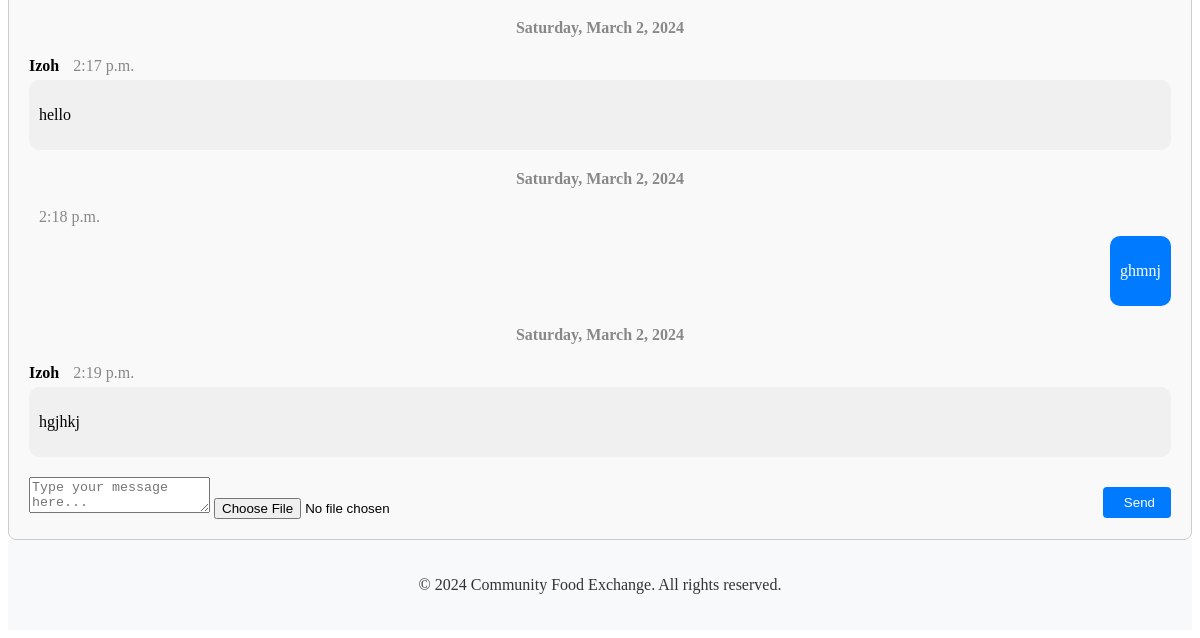
Page /messaging/conversation/7/ (signed in, lower part) on the earlier database version.
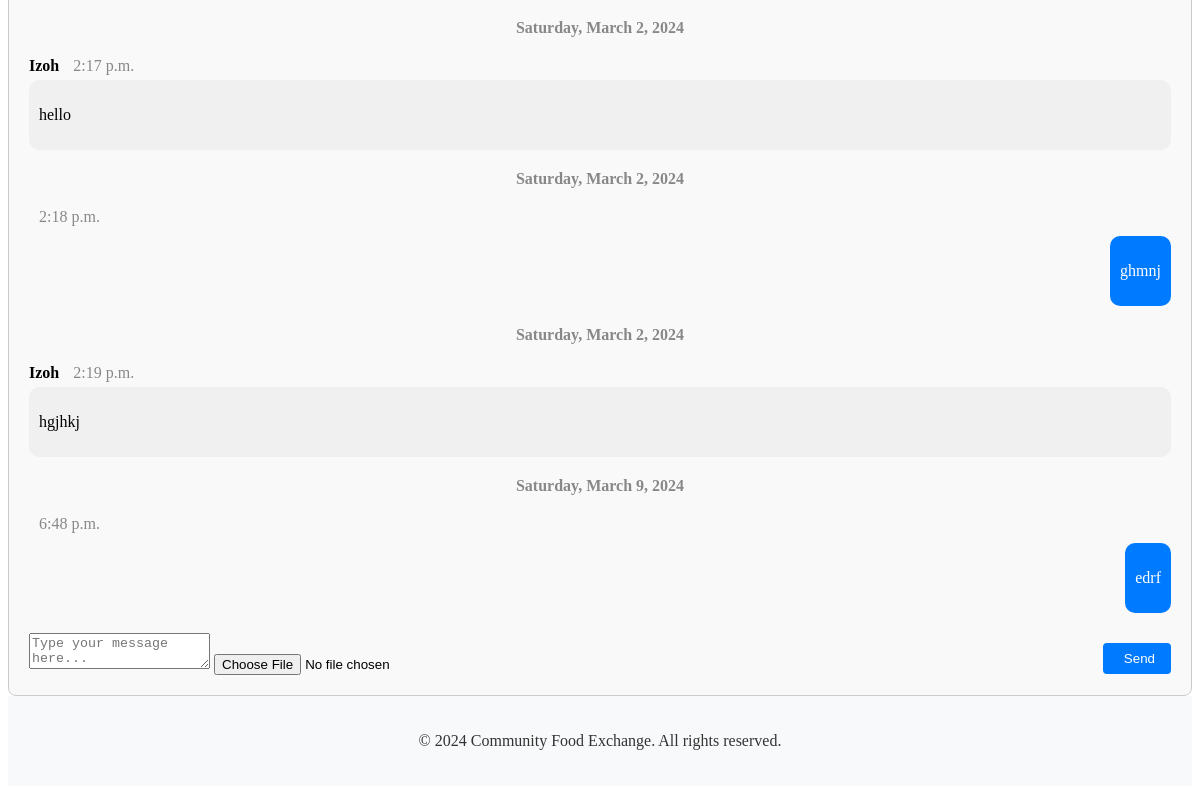
Same page on the later database version.
### messaging/models.py (models this page shows)
class Message(models.Model):
    sender = models.ForeignKey(User, on_delete=models.CASCADE, related_name='sent_messages')
    conversation = models.ForeignKey(Conversation, on_delete=models.CASCADE, related_name='messages')
    content = models.TextField()
    file = models.FileField(upload_to='message_files/', blank=True, null=True)  # Add this line for file attachments
    timestamp = models.DateTimeField(auto_now_add=True)
    is_read = models.BooleanField(default=False)
    MESSAGE_TYPES = (
        ('ER', 'Exchange Request'),
        ('IA', 'Item Added'),
        ('DM', 'Direct Message'),
        ('CM', 'Channel Message'),
    )
    message_type = models.CharField(max_length=2, choices=MESSAGE_TYPES, default='DM')

### messaging/views.py (the view)
# urls.py: path('conversation/<int:conversation_id>/', views.conversation_detail, name='conversation_detail'),
@login_required
def conversation_detail(request, conversation_id):
    conversation = get_object_or_404(Conversation, id=conversation_id)
    if request.user not in conversation.participants.all():
        return redirect('conversation_list')
    messages = conversation.messages.all().order_by('timestamp')
    for message in messages:
        if message.sender != request.user:
            message.is_read = True
            message.save()
    other_user = conversation.participants.exclude(id=request.user.id).first()
    listing = conversation.listing  # Adjust this line
    return render(request, 'messaging/conversation_detail.html', {'conversation': conversation, 'messages': messages, 'other_user': other_user, 'listing': listing})

### messaging/templates/messaging/conversation_detail.html (shortened to what this page needs)
{% extends 'accounts/base.html' %}
{% block content %}
<div class="conversation-detail">
    <div class="message-list">
        {% with None as last_date %}
            {% for message in messages %}
                {% if message.timestamp.date != last_date %}
                    <div class="date-divider">{{ message.timestamp|date:"l, F j, Y" }}</div>
                {% endif %}
                <div class="message-item {% if message.sender == user %}sent{% else %}received{% endif %}">
                    <div class="message-header">
                        {% if message.sender != user %}
                            <span class="message-sender">{{ message.sender.username }}</span>
                        {% endif %}
                        <span class="message-timestamp">{{ message.timestamp|time }}</span>
                    </div>
                    <div class="message-content">
                        {% if message.content %}
                            <p>{{ message.content }}</p>
                        {% endif %}
                    </div>
                </div>
            {% endfor %}
        {% endwith %}
    </div>
    <form method="post" action="{% url 'send_message' conversation.id %}" class="message-form" enctype="multipart/form-data">
        <textarea name="content" placeholder="Type your message here..."></textarea>
        <input type="file" name="file">
        <button type="submit" class="btn btn-send"> Send</button>
    </form>
</div>
{% endblock %}

Differences in the rows shown:
added Message: timestamp "Saturday, March 9, 2024", timestamp "6:48 p.m.", content "edrf"
